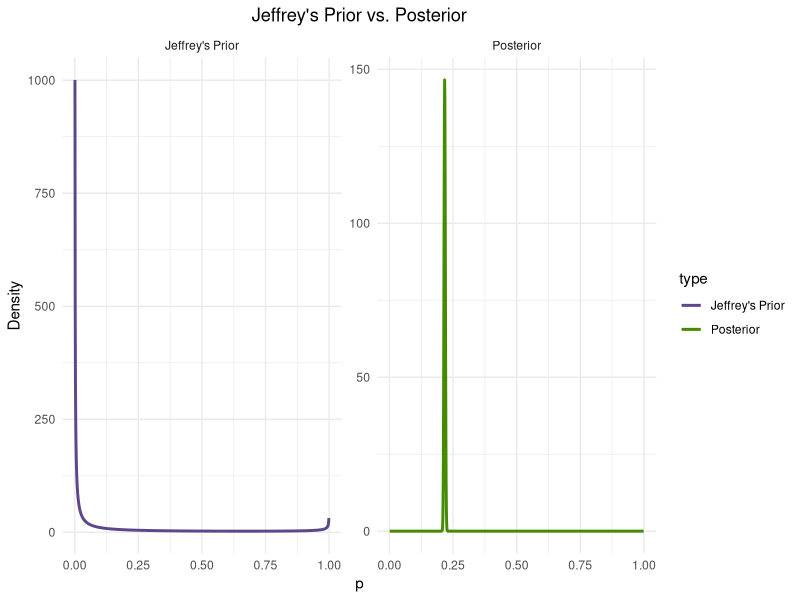
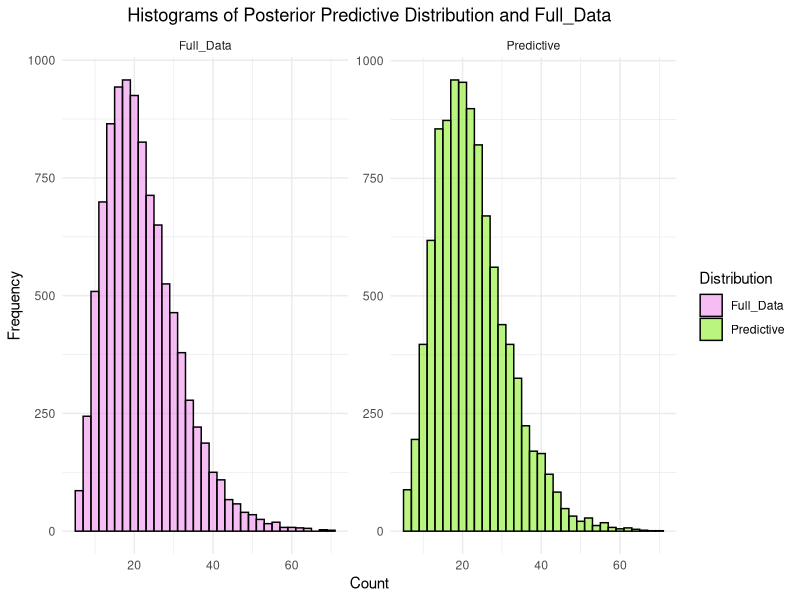

Reproduce these figures in R, in order.
#
#     R-code to generate data for F79MA Assignment 2.  
#     This code MUST be placed at the start of your own R-script. 
#     You must edit the variable last_four_digits to fit 
#     your own student ID number
#
RNGkind(sample.kind = "Rejection")
last_four_digits = 3289 ## change this number

set.seed(last_four_digits)

dataset <- read.csv(file = "count_data.csv", header = TRUE)
Full_Data <- dataset$x
My_Data <- sample(Full_Data,size=1000,replace=FALSE)


#####################################################################
# Please insert your R code after this line
#####################################################################

library(ggplot2)

# Maximum likelihood estimate p_hat for My_Data
k = 5
x_bar = mean(My_Data)
Quantity1 = k / x_bar

# Deriving the posterior density for p and finding its mean
n = 1000
alpha_post = n * k
beta_post = sum(My_Data - k) + 0.5
p_vals = seq(0.001, 0.999, length.out = n)
posterior_density = dbeta(p_vals, shape1 = alpha_post, shape2 = beta_post)
Quantity2 = alpha_post / (alpha_post + beta_post)

# Defining the Jeffrey's prior
jeffrey_prior = 1 / (p_vals * sqrt(1 - p_vals))

# Putting samples into a data frame for ggplot
prior_posterior_df = rbind(
  data.frame(
    p = p_vals,
    density = jeffrey_prior,
    type = "Jeffrey's Prior"
  ),
  data.frame(
    p = p_vals,
    density = posterior_density,
    type = "Posterior"
  )
)

ggplot(data = prior_posterior_df, aes(x = p, y = density, colour = type)) +
  geom_line(linewidth = 1) +
  facet_wrap(~type, scales = "free_y") +
  labs(
    title = "Jeffrey's Prior vs. Posterior",
    x = "p",
    y = "Density"
  ) +
  scale_colour_manual(values = c(
    "Jeffrey's Prior" = "mediumpurple4",
    "Posterior" = "chartreuse4"
  )) +
  theme_minimal() +
  theme(plot.title = element_text(hjust = 0.5))


# Using the pmf of the predictive distribution
# to find the value of pi(Z = 5|x)

z = 5

# Using lbeta() to prevent underflowing to 0
Quantity3 = exp(lchoose(z - 1, k - 1) +
                lbeta(alpha_post + k, beta_post + z - k) -
                lbeta(alpha_post, beta_post))

# Simulating 10000 realizations from the posterior
# predictive distribution

realisations = 10000
p_samples = rbeta(realisations, alpha_post, beta_post)

# Note: The extra " + k" term is due to the parameterisation of NegBin
# (rnbinom() counts the no. of failures before k successes)
posterior_predictive_samples = rnbinom(realisations, size = k, prob = p_samples) + k


# Creating a dataframe of the predictive 
# distribution and Full_Data

pred_obs_df = rbind(
  data.frame(
    value = posterior_predictive_samples,
    source = "Predictive"
  ),
  data.frame(
    value = Full_Data,
    source = "Full_Data"
  )
)

# Plotting both histograms together

ggplot(pred_obs_df, aes(x = value, fill = source)) +
  geom_histogram(
    binwidth = 2,
    color = "black",
    alpha = 0.5,
    position = "identity"
  ) +
  facet_wrap(~source, scales = "free") +
  scale_fill_manual(
    values = c(
    "Predictive" = "chartreuse2",
    "Full_Data" = "orchid2")
  ) +
  labs(
    title = "Histograms of Posterior Predictive Distribution and Full_Data",
    x = "Count",
    y = "Frequency",
    fill = "Distribution"
  ) +
  theme_minimal() +
  theme(plot.title = element_text(hjust = 0.5))